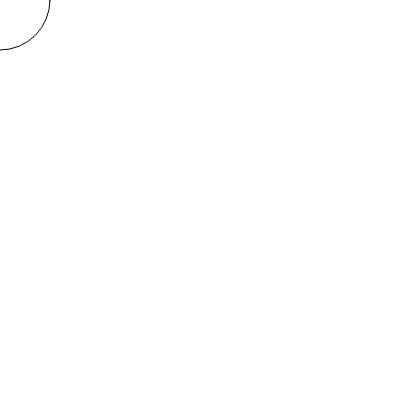
Frame 1 (no input)
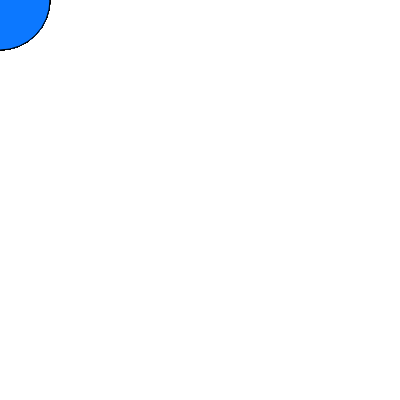
Frame 60 (no input)
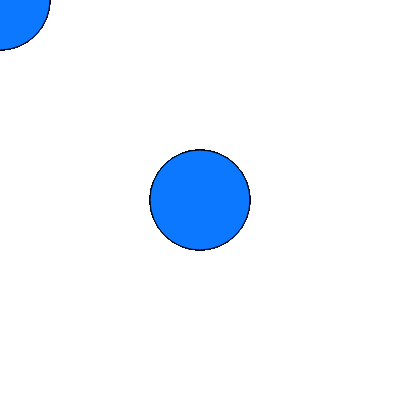
Frame 120 (the mouse pressed at the canvas centre since frame 60)

The p5.js sketch that drew these frames (run headless with seeded random() and noise() and a simulated clock; from frame 60 on, the mouse is pressed at the canvas centre):

// p5.js sketch
// ── sketch.js
function setup() {
  createCanvas(400, 400);
}

function draw() {
	
	ellipse(mouseX, mouseY, 100, 100);
	fill(12, 120, 269);

}
